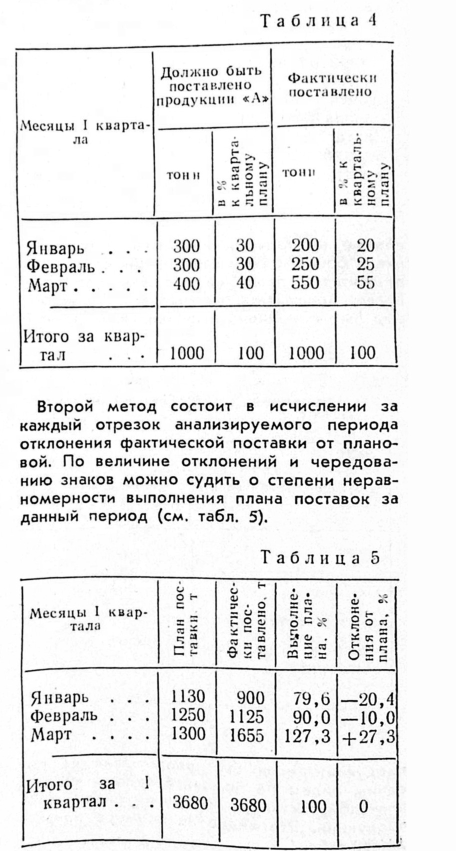
#> input picture ocr_utils/page_layout/tables/example_table_clean.jpg, 911 x 1702 px (shown at 1/2 size)
$ python -i exposure.py   (imports and definitions only)
#> lines starting #> are read from the running program, lines starting #| are printed output that depends on the picture; after the words box and inside, x2 and y2 are one past the last pixel; in counts of white or black regions, pixels touching at a corner belong together
### research/spread_defects/motion.py
"""Зональный смаз (motion blur) по относительному кепстру плиток: двоение штрихов как пик кепстра на векторе сдвига.

Идея. Смаз при съёмке с рук на этом паке — не гладкое пятно, а «двойная экспозиция»: штрих и его
ослабленная копия со сдвигом d (на 1985/02 IMG_0017 — около 5 px по горизонтали). Двойное изображение
умножает спектр на косинусную рябь с периодом 1/d, и в кепстре (обратное преобразование лог-спектра)
появляется пик ровно на векторе сдвига (dx, dy) — классика оценки смаза (Fabian & Malah 1991,
Park et al. 2011). Сам текст тоже даёт структуру в кепстре (ширина штриха, шаг букв и строк), поэтому
лог-спектр плитки сравнивается с медианным лог-спектром текстовых плиток того же кадра: спектр
набора сокращается, остаётся «передаточная функция» плитки относительно типичной. Гладкий расфокус
пика не даёт — он отдельно виден как потеря высоких частот ``hf_loss``.
"""

from __future__ import annotations

from dataclasses import dataclass

import cv2
import numpy as np

# Сторона плитки на полном разрешении (450 dpi): ~4 строки корпуса, хватает на сдвиги до 25 px.
TILE = 256

# Кольцо поиска пика кепстра, px: ниже — скат главного лепестка, выше — шаг букв и строк. Нижняя граница 4:
# при 3 рубленый шрифт служебных полос 1989–90 давал ложный диагональный «сдвиг» (3,−2) ≈ 3.6 px по всему
# кадру, а настоящее двоение на паке — 4–5 px (отсмотр топ-32 ранга, 2026-10-02).
RING_MIN, RING_MAX = 4.0, 25.0

# Сигма вычитания освещения в плитке, px: больше штриха, меньше плитки.
ILLUM_SIGMA = 15.0

# Полоса частот (цикл/px), где сравниваются спектры; ниже — освещение и строки, выше — шум JPEG.
BAND_LO, BAND_HI = 0.02, 0.35

# Высокие частоты для меры потери резкости, цикл/px.
HF_LO, HF_HI = 0.12, 0.35

# Текстовая плитка: светлая малонасыщенная бумага с заметной, но не сплошной краской.
PAPER_MIN_V = 110  # медиана яркости плитки, 0..255
PAPER_MAX_S = 90  # медиана насыщенности плитки, 0..255 (бумага кремовая, обложки синие, кожа розовая)
INK_DROP = 60  # краска — темнее светлого уровня плитки (p90) на столько
INK_MIN, INK_MAX = 0.02, 0.35  # доля краски в плитке
PAPER_SHARE = 0.45
LINE_LENGTH = 61  # прямая длиннее буквы и межбуквенного пробела: линейка, рамка, штрихкод, край листа  # доля пикселей, близких к светлому уровню (бумага, а не тень/обложка)
MIN_DETAIL_STD = 8.0  # минимальная СКО после вычитания освещения — иначе плитка пустая


@dataclass(frozen=True)
class MotionTiles:
    """Сетка признаков смаза по плиткам одного кадра.

    Attributes:
        text: bool[gy, gx] — плитка текстовая (по ней считаются признаки и опора кадра).
        ink: float32[gy, gx] — доля краски в текстовой плитке (0 у нетекстовых): отличает плотный
            основной набор от заголовков и линеек.
        lines: float32[gy, gx] — доля краски плитки, лежащей на длинных прямых (линейки, рамки схем,
            штрихкод, край листа): у основного набора около нуля.
        z: float32[gy, gx] — высота пика относительного кепстра в робастных СКО фона кольца
            (0 у нетекстовых).
        dx, dy: int16[gy, gx] — вектор пика кепстра, px (знак условен: кепстр симметричен).
        hf_loss: float32[gy, gx] — потеря высоких частот относительно опоры, натуральный лог мощности.
        ref: float16[TILE, TILE] — медианный лог-спектр текстовых плиток кадра (опора; нужен для
            сравнения кадра с выпуском).
    """

    text: np.ndarray
    ink: np.ndarray
    lines: np.ndarray
    z: np.ndarray
    dx: np.ndarray
    dy: np.ndarray
    hf_loss: np.ndarray
    ref: np.ndarray


def _hann(size: int) -> np.ndarray:
    """Двумерное окно Ханна ``size``×``size`` (float32) против утечки спектра от краёв плитки."""
#> further down, picture is the input picture: shape (1702, 911, 3); min 0, max 255, mean 234
    window = np.hanning(size).astype(np.float32)
    return np.outer(window, window)


_WINDOW = _hann(TILE)
_FY = np.fft.fftfreq(TILE)[:, None]
_FX = np.fft.fftfreq(TILE)[None, :]
_FR = np.hypot(_FY, _FX)
_BAND = ((_FR > BAND_LO) & (_FR < BAND_HI)).astype(np.float32)
_HF = (_FR > HF_LO) & (_FR < HF_HI)
_LAG_Y, _LAG_X = np.mgrid[-TILE // 2 : TILE // 2, -TILE // 2 : TILE // 2]
_RING = (np.hypot(_LAG_Y, _LAG_X) >= RING_MIN) & (np.hypot(_LAG_Y, _LAG_X) <= RING_MAX)


def line_share(value: np.ndarray, light: float) -> float:
    """Доля краски плитки, лежащей на длинных горизонтальных или вертикальных прямых.

    Args:
        value: Канал V плитки (0..255).
        light: Светлый уровень плитки (p90 V).

    Returns:
        Отношение пикселей прямых длиной от ``LINE_LENGTH`` к пикселям краски (0, если краски нет).
    """
    ink = (value < light - INK_DROP).astype(np.uint8)
    total = int(ink.sum())
    if total == 0:
        return 0.0
    horizontal = cv2.morphologyEx(ink, cv2.MORPH_OPEN, np.ones((1, LINE_LENGTH), np.uint8))
    vertical = cv2.morphologyEx(ink, cv2.MORPH_OPEN, np.ones((LINE_LENGTH, 1), np.uint8))
    return float((horizontal | vertical).sum()) / total


def tile_ink(hsv: np.ndarray) -> float | None:
    """Доля краски в плитке, если плитка похожа на печатный текст на бумаге.

    Args:
        hsv: Плитка в HSV (OpenCV, V и S в 0..255).

    Returns:
        Доля пикселей краски (темнее светлого уровня плитки на ``INK_DROP``) или None, если плитка
        тёмная, насыщенная (обложка, кожа), без краски, сплошь в краске или бумаги в ней мало.
    """
    value = hsv[..., 2]
    if np.median(value) < PAPER_MIN_V or np.median(hsv[..., 1]) > PAPER_MAX_S:
        return None
    light = float(np.percentile(value, 90))
    ink = float((value < light - INK_DROP).mean())
    paper = float((value > light - 25).mean())
    return ink if INK_MIN <= ink <= INK_MAX and paper >= PAPER_SHARE else None


# [89 lines left out: functions tile_log_spectrum, relative_peak, motion_tiles, not called in this run]


# Агрегат кадра. Минимум соседей-внутренних плиток в окне 3×3, чтобы медиана была осмысленной.
MIN_WINDOW = 5
# Векторы сдвига соседей считаются согласными, если отличаются не больше чем на столько px.
SHIFT_AGREE = 1.6
# Плитка основного набора: доля краски не ниже этой. На 1985/02 корпус даёт 0.12–0.20, шапки рубрик,
# заголовки и линейки — 0.03–0.09; заголовки (особенно контурный шрифт с тенью) дают ложное «двоение».
BODY_INK = 0.11
# Плитка основного набора: доля краски на длинных прямых не выше этой (схемы, штрихкоды обложек, линейки
# таблиц и край листа у корешка давали ложное «двоение» в топе ранга). Первое приближение, калибруется.
BODY_LINES = 0.05
# Порог «смазанной» плитки по сглаженному z — для площади зоны (первое приближение, калибруется по паку).
ZONE_Z = 8.0


# [26 lines left out: functions interior_mask, canonical_shift, not called in this run]


@dataclass(frozen=True)
class MotionScore:
    """Оценка смаза кадра по плиточной сетке.

    Attributes:
        peak: Максимум по внутренним плиткам медианы z в окне 3×3 (сила самой смазанной зоны).
        agree_peak: То же, но медиана берётся только у плиток, чей вектор сдвига согласен с центром
            (смаз — одно движение камеры, вектор в зоне общий; случайные пики текста — вразнобой).
        zone_share: Доля внутренних плиток со сглаженным z не меньше ``ZONE_Z``.
        shift_dx, shift_dy: Вектор сдвига в точке ``agree_peak`` (канонический знак), px.
        row, col: Плитка ``agree_peak`` в сетке.
        interior: Число внутренних плиток.
        median_z: Медиана z по внутренним плиткам (фон кадра).
    """

    peak: float
    agree_peak: float
    zone_share: float
    shift_dx: int
    shift_dy: int
    row: int
    col: int
    interior: int
    median_z: float


# [78 lines left out: functions smoothed_maps, motion_score, frame_vs_issue, not called in this run]


# --- Полутоновый ореол ---------------------------------------------------------------------------------------
# Смаз (двоение) и расфокус окружают штрих полутоном: между ядром краски и бумагой много пикселей промежуточной
# светлоты. У резкого полужирного набора и заголовков, которые дают ложный пик кепстра, краска однородно тёмная.
# На разметке топ-64 рейтинга смаза доля полутонов у смаза 0.23–0.70 (медиана 0.48), у ложных 0.14–0.29
# (медиана 0.21) — отсмотр 2026-10-02, ``sets/motion.csv``.

# Краска — темнее бумаги (p90) на эту долю размаха «бумага − ядро»; полутон — светлее ядра (p3) на эту долю.
MID_INK, MID_CORE = 0.2, 0.45


# [14 lines left out: function midtone_share, not called in this run]


@dataclass(frozen=True)
class MidtoneTiles:
    """Сетка доли полутонов по плиткам кадра.

    Attributes:
        text: bool[gy, gx] — текстовая плитка (``tile_ink``).
        ink: float32[gy, gx] — доля краски текстовой плитки.
        lines: float32[gy, gx] — доля краски на длинных прямых.
        mid: float32[gy, gx] — доля полутонов среди краски (0 у нетекстовых).
    """

    text: np.ndarray
    ink: np.ndarray
    lines: np.ndarray
    mid: np.ndarray


# [25 lines left out: function midtone_tiles, not called in this run]


@dataclass(frozen=True)
class MidtoneScore:
    """Полутоновый ореол кадра: у пика кепстра и самая полутоновая зона.

    Attributes:
        at_peak: Медиана доли полутонов в окне 3×3 вокруг плитки пика кепстра (NaN — нет плиток).
        at_peak_rel: То же к медиане по плиткам основного набора кадра.
        zone_rel: Максимум по окнам 3×3 медианы доли полутонов к медиане кадра (размытие без пика кепстра).
        zone_row, zone_col: Центр этого окна.
        frame_median: Медиана доли полутонов по плиткам основного набора.
    """

    at_peak: float
    at_peak_rel: float
    zone_rel: float
    zone_row: int
    zone_col: int
    frame_median: float


# [43 lines left out: functions window_median, midtone_score, not called in this run]

### research/spread_defects/exposure.py
"""Пересвет: бледная и истончённая краска по плиткам кадра — толщина штриха, светлота краски, доля краски.

Что видно на примерах пользователя (1990/06 IMG_0067 правая полоса, 1981/11 IMG_0046): буквы тоньше и светлее,
тонкие элементы «съедены» светом, у соседних кадров того же выпуска тот же набор жирнее и темнее. Выбитая в 255
бумага признаком не служит — её 18–40 % почти на любом кадре пака (замер 2026-10-03). Поэтому мера — по
краске: толщина штриха ``2·площадь/периметр`` маски краски на уровне половины отражения бумаги и светлота
краски (медиана отражения пикселей краски) по текстовым плиткам. Сравнение — с медианой выпуска: печать,
гарнитура и бумага в выпуске одни, а свет от кадра к кадру меняется.
"""

from __future__ import annotations

from dataclasses import dataclass

import cv2
import numpy as np

from research.spread_defects.motion import TILE, line_share, tile_ink

# Уровень бумаги: максимум в окне (больше межстрочья) и сглаживание, px полного кадра.
PAPER_WINDOW, PAPER_SIGMA = 41, 15
# Краска — пиксели с отражением ниже этого (доля уровня бумаги).
INK_REFL = 0.55
# Плитка годится, если пикселей краски в ней не меньше и прямых линий мало.
MIN_INK_PIXELS, MAX_LINES = 1500, 0.05


@dataclass(frozen=True)
class ExposureTiles:
    """Сетка признаков пересвета по плиткам ``TILE`` кадра.

    Attributes:
        text: bool[gy, gx] — текстовая плитка (``motion.tile_ink``, без линеек и рамок).
        stroke: float32[gy, gx] — толщина штриха, px (2·площадь/периметр маски краски).
        refl: float32[gy, gx] — медиана отражения пикселей краски (0 — чёрная, 1 — как бумага).
        cover: float32[gy, gx] — доля краски в плитке на уровне ``INK_REFL``.
        paper: float32[gy, gx] — медиана уровня бумаги в плитке, 0..255.
    """

    text: np.ndarray
    stroke: np.ndarray
    refl: np.ndarray
    cover: np.ndarray
    paper: np.ndarray


def exposure_tiles(rgb: np.ndarray) -> ExposureTiles:
    """Признаки пересвета по плиткам кадра полного разрешения.

    Args:
        rgb: Кадр H×W×3 uint8.

    Returns:
        ``ExposureTiles`` с сеткой ``H // TILE`` × ``W // TILE`` (та же, что у ``motion_tiles``).
    """
    gray = cv2.cvtColor(rgb, cv2.COLOR_RGB2GRAY)
    hsv = cv2.cvtColor(rgb, cv2.COLOR_RGB2HSV)
#> hsv: shape (1702, 911, 3); mean H, S, V 0, 0, 234
    paper = cv2.dilate(gray, np.ones((PAPER_WINDOW, PAPER_WINDOW), np.uint8)).astype(np.float32)
    paper = cv2.GaussianBlur(paper, (0, 0), PAPER_SIGMA)
    refl = gray.astype(np.float32) / np.maximum(paper, 1.0)
    ink = (refl < INK_REFL).astype(np.uint8)
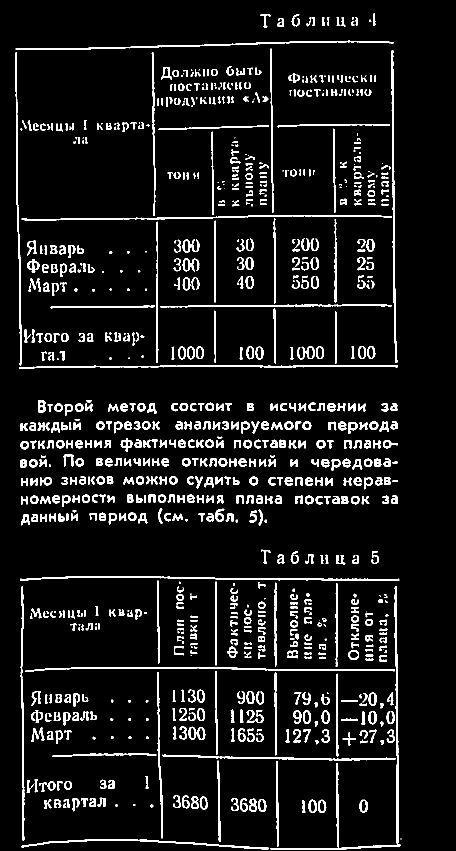
#> ink: shape (1702, 911) (shown at 1/2 size); values 0 (black) and 1 (white), 7.8% white; 938 white regions (130 under 20 px), largest, box (x1, y1, x2, y2) and area: (40, 1152, 799, 1162) 2343, (38, 730, 796, 738) 2295, (50, 1334, 790, 1344) 2276
    # Граница маски — пиксели краски, у которых есть сосед-не-краска (4-связность).
    border = ink & (1 - cv2.erode(ink, np.array([[0, 1, 0], [1, 1, 1], [0, 1, 0]], np.uint8)))
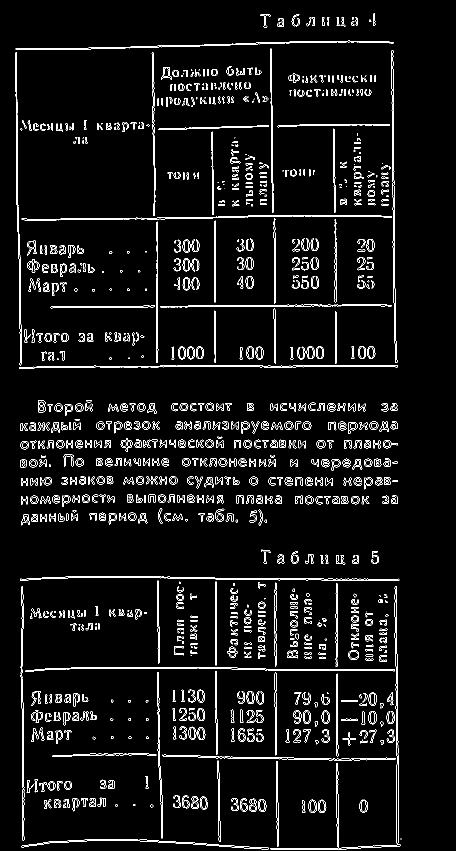
#> border: shape (1702, 911) (shown at 1/2 size); values 0 (black) and 1 (white), 4.6% white in thin lines or dots, all inside (x1, y1, x2, y2) = (31, 26, 803, 1700)
    gy, gx = gray.shape[0] // TILE, gray.shape[1] // TILE
#> gy = 6; gx = 3
    text = np.zeros((gy, gx), bool)
    stroke, light, cover, level = (np.zeros((gy, gx), np.float32) for _ in range(4))
    for row in range(gy):
        for col in range(gx):
            ys, xs = slice(row * TILE, (row + 1) * TILE), slice(col * TILE, (col + 1) * TILE)
            if tile_ink(hsv[ys, xs]) is None:
                continue
            value = hsv[ys, xs][..., 2]
            if line_share(value, float(np.percentile(value, 90))) > MAX_LINES:
                continue
            mask = ink[ys, xs].astype(bool)
            area = int(mask.sum())
            if area < MIN_INK_PIXELS:
                continue
            text[row, col] = True
            stroke[row, col] = 2.0 * area / max(int(border[ys, xs].sum()), 1)
            light[row, col] = float(np.median(refl[ys, xs][mask]))
            cover[row, col] = area / float(TILE * TILE)
            level[row, col] = float(np.median(paper[ys, xs]))
#> after the loop, cover = [[0, 0, 0], [0, 0, 0], [0, 0, 0], [0.133, 0.158, 0.153], [0, 0, 0], [0, 0, 0]]; level = [[0, 0, 0], [0, 0, 0], [0, 0, 0], [255, 255, 255], [0, 0, 0], [0, 0, 0]]; light = [[0, 0, 0], [0, 0, 0], [0, 0, 0], [0.141, 0.141, 0.133], [0, 0, 0], [0, 0, 0]]; stroke = [[0, 0, 0], [0, 0, 0], [0, 0, 0], [3.98, 3.99, 4.07], [0, 0, 0], [0, 0, 0]]; text = [[False, False, False], [False, False, False], [False, False, False], [True, True, True], [False, False, False], [False, False, False]]
    return ExposureTiles(text, stroke, light, cover, level)


def side_summary(tiles: ExposureTiles, fold_x: float) -> dict:
    """Сводка пересвета по полосам и четвертям высоты.

    Args:
        tiles: Сетка кадра.
        fold_x: x сгиба посередине высоты, px полного кадра (делит полосы).

    Returns:
        Словарь: для полос ``L``/``R`` — медианы толщины штриха, светлоты и доли краски по полосе
        (``<сторона>_stroke`` и т. д.), худшая четверть по толщине (``<сторона>_stroke_q``) и число плиток.
    """
    out = {}
    gy, gx = tiles.text.shape
    centers = (np.arange(gx) + 0.5) * TILE
    for side, cols in (("L", centers < fold_x), ("R", centers > fold_x)):
        mask = tiles.text & cols[None, :]
        out[f"{side}_tiles"] = int(mask.sum())
        if mask.sum() < 8:
            continue
        out[f"{side}_stroke"] = float(np.median(tiles.stroke[mask]))
        out[f"{side}_refl"] = float(np.median(tiles.refl[mask]))
        out[f"{side}_cover"] = float(np.median(tiles.cover[mask]))
        quarters = []
        for q in range(4):
            rows = np.zeros(gy, bool)
            rows[q * gy // 4 : (q + 1) * gy // 4] = True
            part = mask & rows[:, None]
            if part.sum() >= 4:
                quarters.append(float(np.median(tiles.stroke[part])))
        out[f"{side}_stroke_q"] = float(min(quarters)) if quarters else np.nan
    return out

>>> import cv2
>>> picture = cv2.cvtColor(cv2.imread('../../ocr_utils/page_layout/tables/example_table_clean.jpg'), cv2.COLOR_BGR2RGB)
>>> result = exposure_tiles(picture)

$ run again, on ocr_utils/page_layout/tables/example_table_curved.jpg
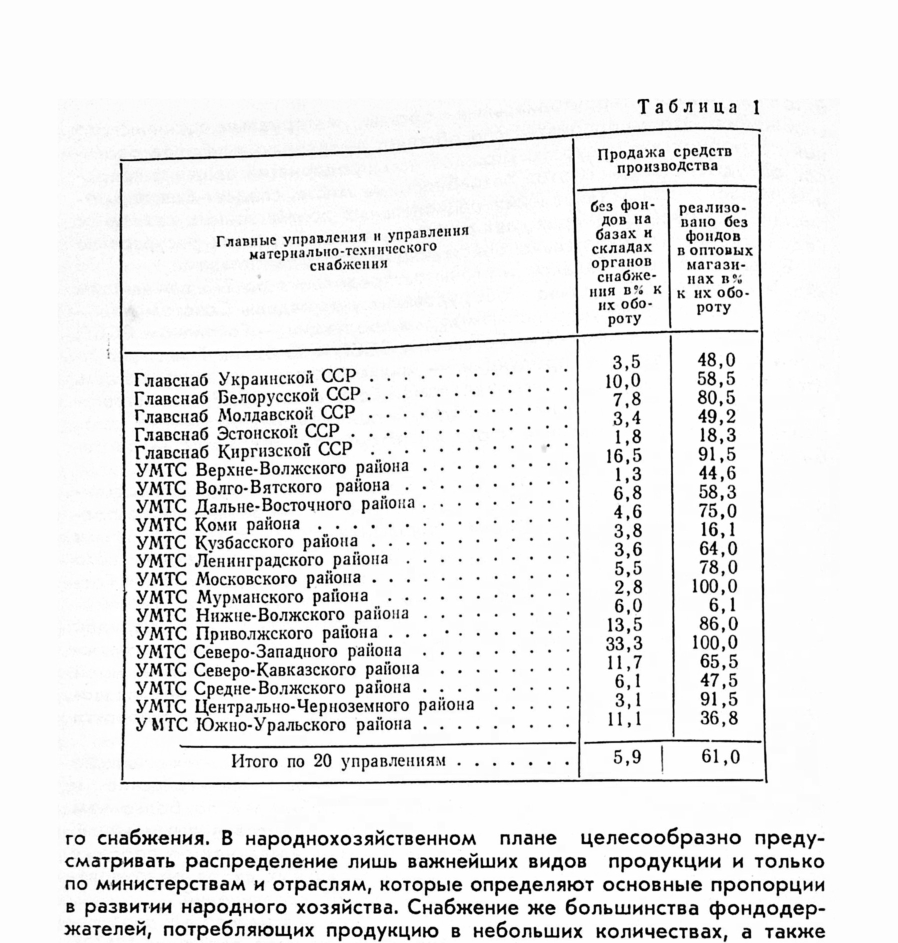
#> input picture ocr_utils/page_layout/tables/example_table_curved.jpg, 1796 x 1886 px (shown at 1/2 size)
#> picture is the input picture: shape (1886, 1796, 3); min 0, max 255, mean 234.6
#> hsv: shape (1886, 1796, 3); mean H, S, V 0, 0, 234.6
#> in exposure_tiles, `ink = (refl < INK_REFL).astype(np.uint8)`:
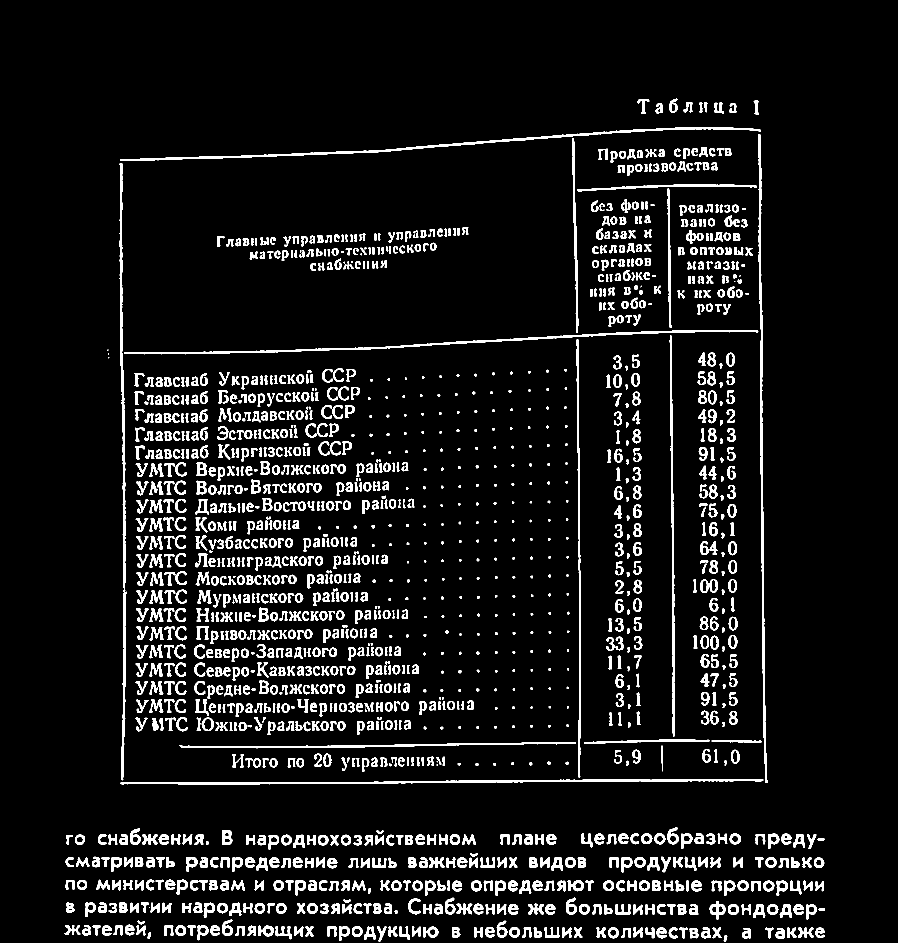
#> ink: shape (1886, 1796) (shown at 1/2 size); values 0 (black) and 1 (white), 7.6% white; 1567 white regions (61 under 20 px), largest, box (x1, y1, x2, y2) and area: (239, 326, 254, 1561) 5455, (1517, 268, 1536, 1566) 5412, (240, 254, 1522, 322) 5318
#> in exposure_tiles, `border = ink & (1 - cv2.erode(ink, np.array([[0, 1, 0], [1, 1, 1], [0,..`:
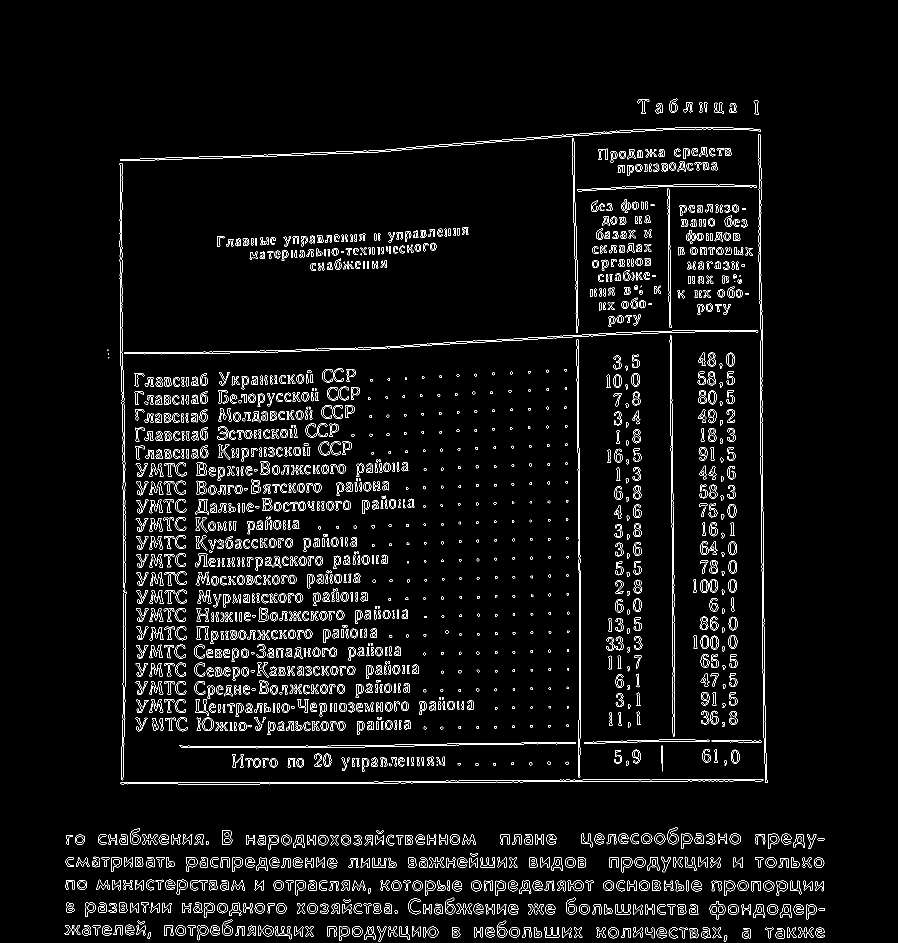
#> border: shape (1886, 1796) (shown at 1/2 size); values 0 (black) and 1 (white), 3.6% white in thin lines or dots, all inside (x1, y1, x2, y2) = (129, 197, 1650, 1884)
